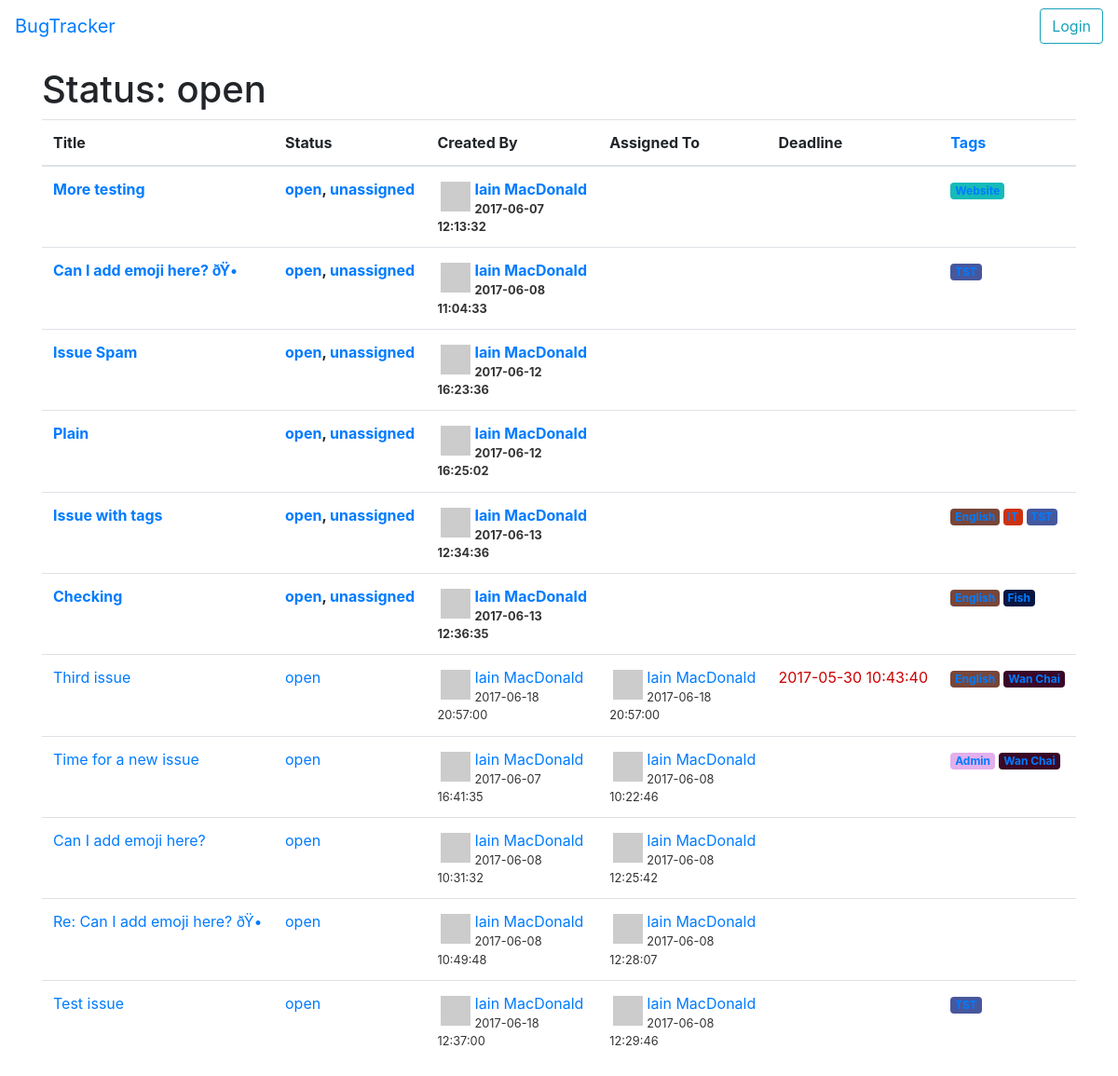
/?status=open, run on the app's committed database.
### tables this page shows
CREATE TABLE IF NOT EXISTS `issues` (
  `id` int(11) NOT NULL AUTO_INCREMENT,
  `title` varchar(255) NOT NULL,
  `status` varchar(255) NOT NULL DEFAULT 'open',
  `description` text NOT NULL,
  `creator` varchar(255) NOT NULL,
  `created` timestamp NULL DEFAULT CURRENT_TIMESTAMP,
  `assignee` varchar(255) NOT NULL,
  `assigned` timestamp NOT NULL DEFAULT '0000-00-00 00:00:00',
  `deadline` timestamp NOT NULL DEFAULT '0000-00-00 00:00:00',
  `message_id` varchar(255) NOT NULL,
  PRIMARY KEY (`id`)
);

### include/session.php (called while the page is built, shortened)
<?php
include(__DIR__."/db.php");
class Session
{
   function startSession(){
      $this->logged_in = $this->checkLogin();
   }
   function checkLogin(){
      global $db;
      if(isset($_SESSION['username']) && isset($_SESSION['userid']) &&
         $_SESSION['username'] != ""){
         if(!$db->confirmUserID($_SESSION['username'], $_SESSION['userid'])){
            unset($_SESSION['username']);
            unset($_SESSION['userid']);
            return false;
         }
         $this->userinfo  = $db->getUserInfo($_SESSION['username']);
         $this->username  = $this->userinfo['username'];
         $this->userid    = $_SESSION['userid'];
         $this->user = array(
          "email" => $this->userinfo['email'],
          "name" => $this->userinfo['name'],
        );
         return true;
      }
      else{
         return false;
      }
   }
};
$session = new Session;

### include/db.php (called while the page is built, shortened)
<?php
class DB {
  var $db;
  function connect() {
    $this->db = new PDO("mysql:host=".DB_HOST.";dbname=".DB_NAME.";charset=utf8mb4", DB_USER, DB_PASS);
    $this->db->setAttribute(PDO::ATTR_ERRMODE, PDO::ERRMODE_EXCEPTION);
    return $this->db;
  }
  function getIssues($options) {
    $where = "";
    $values = array();
    if(isset($options['status'])) {
      if ($options['status'] == "unassigned") {
        $where = " WHERE status = 'open' AND assignee = ''";
      }
      else {
        $where = " WHERE status = ?";
        $values[] = $options['status'];
      }
    }
    $order = " GROUP BY a.id ORDER BY status DESC, assignee_email = '' DESC, deadline = '0000-00-00 00:00:00' ASC, deadline ASC, created ASC";
    $stmt = $this->db->prepare($this->_selectIssues() . $where . $order);
    $stmt->execute($values);
    return $stmt->fetchAll(PDO::FETCH_ASSOC);
  }
   function removeInactiveUsers(){
    $this->db->exec("DELETE FROM activeusers WHERE `timestamp` < " . (time() - USER_TIMEOUT * 60));
  }
  private function _selectIssues() {
    return "SELECT
      a.id as id,title,status,description,
      UNIX_TIMESTAMP(created) as 'date',
      creator as 'creator_email',
      b.name as 'creator_name',
      UNIX_TIMESTAMP(assigned) as 'assigned',
      assignee as 'assignee_email',
      c.name as 'assignee_name',
      UNIX_TIMESTAMP(deadline) as 'deadline',
      message_id,
      GROUP_CONCAT(d.tag SEPARATOR ', ') as 'tags'
      FROM issues a
        LEFT JOIN users b ON a.creator = b.email
        LEFT JOIN users c ON a.assignee = c.email
        LEFT JOIN tags d ON a.id = d.issue_id";
  }
}
$db = new DB;

### include/issue.php (called while the page is built, shortened)
<?php
require_once(__DIR__.'/db.php');
class Issue {
  function getIssues($options=array()) {
    global $db;
    $issues = $db->getIssues($options);
    return $issues;
  }
}

### index.php (the view, shortened to what this page needs)
<?php
require_once("./include/session.php");
require_once("./include/issue.php");
require_once("./include/Parsedown.php");
switch (count($parts) > 0 ? $parts[0] : "") {
  default:
    $options = array();
    $context = array();
    if(isset($_GET['status'])) {
      $options['status'] = $_GET['status'];
      $context['title'] = "Status: ".htmlspecialchars($_GET['status']);
    }
    $context["issues"] = $issue->getIssues($options);
    viewIndex($context);
}
function viewIndex($context) {
  global $session;
  $title = isset($context['title']) ? $context['title'] : "BugTracker";
  renderHeader();
  ?>
  <h1>
    <?php echo $title ?>
  </h1>
  <table class="table">
    <thead>
      <tr>
        <th>Title</th><th>Status</th><th>Created By</th><th>Assigned To</th><th>Deadline</th><th><a href="<?php echo URL_BASE . "/tag/"; ?>">Tags</a></th>
      </tr>
    </thead>
    <tbody>
      <?php
      foreach($context['issues'] as $issue) {
        ?>
        <tr class="status-<?php echo $issue['status'] ?> <?php echo $issue['assignee'] ? "status-assigned" : "status-unassigned" ?>">
          <td><a href="<?php echo URL_BASE ?>/issue/<?php echo $issue['id'] ?>"><?php echo $issue['title'] ?></a></td>
          <td class="status">
            <?php
              echo '<a href="?status='.$issue['status'].'">'.$issue['status'].'</a>';
              if($issue['status'] == "open" && !$issue['assignee']) {
                echo ', <a href="?status=unassigned">unassigned</a>';
              }
            ?>
          </td>
          <td>
            <?php echo formatUser($issue['creator']) ?>
            <div class="date"><?php echo formatDate($issue['date']) ?></div>
          </td>
          <td><?php
            if ($issue['assignee']) {
              echo formatUser($issue['assignee']);
              echo '<div class="date">'. formatDate($issue['assigned']) .'</div>';
            } else if ($issue['status'] == "open" && $session->canEdit()) {
              renderAssignment($issue, true);
            }
          ?></td>
          <td><?php
            $class = ($issue['status'] == "open" && $issue['deadline'] < time() ? "deadline-expired" : "");
            echo '<span class="'.$class.'">' . formatDate($issue['deadline']) . '</span>';
          ?></td>
          <td><?php echo formatTags($issue['tags']) ?></td>
        </tr>
        <?php
      }
      ?>
    </tbody>
  </table>
  <?php
  renderFooter();
}
  ?>
  <?php
function formatDate($timestamp) {
  if (!$timestamp) return "";
  return date("Y-m-d H:i:s", $timestamp);
}
function formatUser($user){
  if (is_array($user)) {
    $email = $user['email'];
    $name = $user['name'] ? $user['name'] : $email;
  }
  else {
    $email = $name = $user;
  }
  $default = "identicon";
  $size = 48;
  $grav_url = "https://www.gravatar.com/avatar/" . md5( strtolower( trim( $email ) ) ) . "?d=" . urlencode( $default ) . "&s=" . $size;
  return '<div class="avatar" style="background-image: url('.$grav_url.')"></div>'
  .'<a href="'.URL_BASE.'/user/'.$email.'" class="name" title="'.$email.'">'
    .$name
  .'</a>';
}
function formatTags($tags) {
  $out = array();
  foreach($tags as $tag) {
    $tag = trim($tag);
    $bg = substr(md5($tag), 0, 6);
    $out[] = '<a href="'.URL_BASE.'/tag/'.$tag.'" class="badge" style="background: #'.$bg.'">'.$tag.'</a>';
  }
  return implode(" ", $out);
}
function renderHeader($context=array()) {
  global $session;
  ?>
  <!DOCTYPE html>
  <html>
  <head>
    <link rel="stylesheet" href="https://maxcdn.bootstrapcdn.com/bootstrap/4.0.0-alpha.6/css/bootstrap.min.css">
  <body>
    <div class="navbar navbar-inverse bg-inverse navbar-toggleable-md">
      <a class="navbar-brand" href="<?php echo URL_BASE ?>">BugTracker</a>
      <div class="ml-auto">
        <?php
        if($session->logged_in) {
          echo formatUser($session->user);
          echo '<a href="'.URL_BASE.'/process/logout" class="btn btn-outline-danger">Logout</a>';
        }
        else {
          echo '<a href="'.URL_BASE.'/login" class="btn btn-outline-info">Login</a>';
        }
        ?>
      </div>
    </div>
    <div class="container">
  <?php
}
function renderFooter() {
  ?>
    </div>
  </body>
  </html>
  <?php
}
  ?>

### index.php (style rules this page uses)
.container { padding-top: 16px; }
.status-open.status-unassigned { font-weight: bold; }
.avatar { background-size: cover; height: 32px; width: 32px; display: inline-block; margin: 4px; float: left; }
.date { font-size: 0.8em; color: #333; }
.deadline-expired { color: #c00; }

### data on the page
issues: title "More testing", status "open", shows "unassigned", date "2017-06-07 12:13:32", tag "Website"
issues: title "Can I add emoji here? ðŸ•", status "open", shows "unassigned", date "2017-06-08 11:04:33"
issues: title "Issue Spam", status "open", shows "unassigned", date "2017-06-12 16:23:36"
issues: title "Plain", status "open", shows "unassigned", date "2017-06-12 16:25:02"
issues: title "Issue with tags", status "open", shows "unassigned", date "2017-06-13 12:34:36"
issues: title "Checking", status "open", shows "unassigned", date "2017-06-13 12:36:35", tag "Fish"
issues: title "Third issue", status "open", date "2017-06-18 20:57:00", assigned "2017-06-18 20:57:00", deadline "2017-05-30 10:43:40", tag "Wan Chai"
issues: title "Time for a new issue", status "open", date "2017-06-07 16:41:35", assigned "2017-06-08 10:22:46", tag "Admin Wan Chai"
issues: title "Can I add emoji here?", status "open", date "2017-06-08 10:31:32", assigned "2017-06-08 12:25:42"
issues: title "Re: Can I add emoji here? ðŸ•", status "open", date "2017-06-08 10:49:48", assigned "2017-06-08 12:28:07"
issues: title "Test issue", status "open", date "2017-06-18 12:37:00", assigned "2017-06-08 12:29:46"

### other printed values
$title "Status: open"
